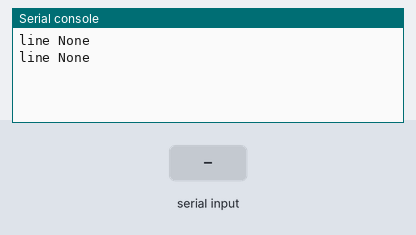
Bench run of a program on a simulated ESP32 board running MicroPython. Parts: the last lines printed to the serial console. The inputs (shaded band) are chosen by the test bench.

Above: at 1.2 s.
1.3 s: "1\n" received over the second serial link
At 2.8 s:
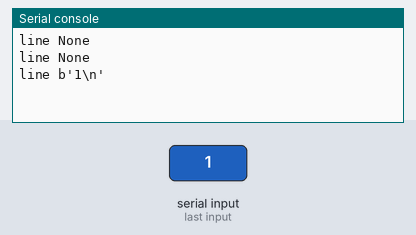
3.5 s: "0\n" received over the second serial link
At 4.5 s:
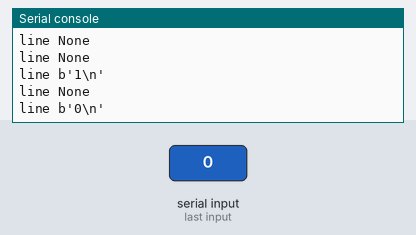
5.0 s: "2\n" received over the second serial link
At 5.8 s:
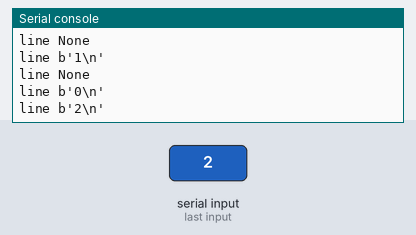

The program:

sender.py
```python
from machine import UART
import time

# setup UART
uart = UART(1, baudrate=115200, tx=5, rx=6)

# loop
i = 0
while True:
    i += 1
    message = 'message from ESP32 #' + f"{i}"
    # n = uart.write(message)
    # print(time.time(),"sent", message, n)
    print("line", uart.readline())

    time.sleep(1)
```

Measured:
- after the input at 1.3 s, the serial console: prints a new line after 0.70 s (image 1)
- after the input at 3.5 s, the serial console: prints a new line after 0.50 s (image 2)
- after the input at 5.0 s, the serial console: prints a new line at once (image 3)
